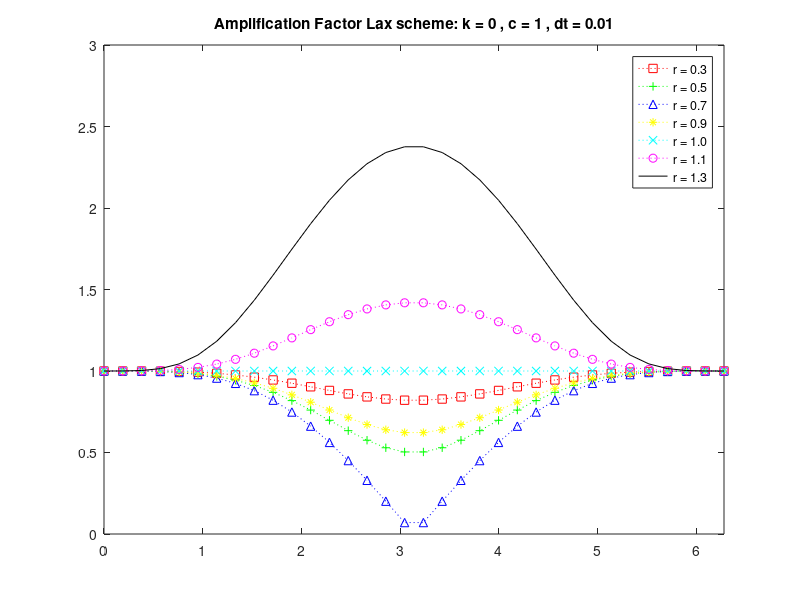

Source code (MATLAB):
clear;

c = 1;
l = 0;
k = 0;

dt  = 0.01;
N = 100;
beta = linspace(0,2*pi,N);
G = @(b,r) (1+k*dt + k^2*dt*dt/2)-1i*r*(1+l*dt)*sin(b)+r^2*(cos(b)-1)

r = 0.3;
dx_03 = c*dt/r;
G_03  = G(beta,r);
phase_03 = angle(G_03);


r = 0.5;
dx_05 = c*dt/r;
G_05  = G(beta,r);
phase_05 = angle(G_05);

r = 0.7;
dx_07 = c*dt/r;
G_07  = G(beta,r);
phase_07 = angle(G_07);

r = 0.9;
dx_09 = c*dt/r;
G_09  = G(beta,r);
phase_09 = angle(G_09);

r = 1.0;
dx_10 = c*dt/r;
G_10  = G(beta,r);
phase_10 = angle(G_10);

r = 1.1;
dx_11 = c*dt/r;
G_11  = G(beta,r);
phase_11 = angle(G_11);

r = 1.3;
dx_13 = c*dt/r;
G_13  = G(beta,r);
phase_13 = angle(G_13);
beta = beta(1:3:end)
figure;
plot(beta,abs(G_03(1:3:end)),':rs',beta,abs(G_05(1:3:end)),':g+',beta,abs(G_07(1:3:end)),':b^',beta,abs(G_09(1:3:end)),':y*',beta,abs(G_10(1:3:end)),':cx',beta,abs(G_11(1:3:end)),':mo',beta,abs(G_13(1:3:end)),'k')
title(['Amplification Factor Lax scheme: k = ' num2str(k) ' , c = ' num2str(c) ' , dt = ' num2str(dt) ]);
legend('r = 0.3','r = 0.5', 'r = 0.7','r = 0.9', 'r = 1.0' , 'r = 1.1', 'r = 1.3');
axis([0 2*pi 0 3])
% 
% 
% figure 
% plot(beta,phase_03/pi,'r',beta,phase_05/pi,'g',beta,phase_07/pi,'b',beta,phase_09/pi,'y',beta,phase_10/pi,'c',beta,phase_11/pi,'m',beta,phase_13/pi,'k')
% title(['Phase error Lax Scheme: l = ' num2str(l) ' , c = ' num2str(c) ' , dt = ' num2str(dt) ]);
% legend('r = 0.3','r = 0.5', 'r = 0.7','r = 0.9', 'r = 1.0' , 'r = 1.1', 'r = 1.3');
% 
% 
% figure
% plot(phase_03(2:N-1)/pi,abs(G_03(2:N-1)),'r',phase_05(2:N-1)/pi,abs(G_05(2:N-1)),'g',phase_07(2:N-1)/pi,abs(G_07(2:N-1)),'b',phase_09(2:N-1)/pi,abs(G_09(2:N-1)),'y',phase_10(2:N-1)/pi,abs(G_10(2:N-1)),'c',phase_11(2:N-1)/pi,abs(G_11(2:N-1)),'m',phase_13(2:N-1)/pi,abs(G_13(2:N-1)),'k')
% title(['Phase error Lax Scheme: l = ' num2str(l) ' , c = ' num2str(c) ' , dt = ' num2str(dt) ]);
% legend('r = 0.3','r = 0.5', 'r = 0.7','r = 0.9', 'r = 1.0' , 'r = 1.1', 'r = 1.3');

% figure
% subplot(2,1,1);
% plot(beta,phase_13/pi);
% subplot(2,1,2);
% plot(beta,abs(G_13))